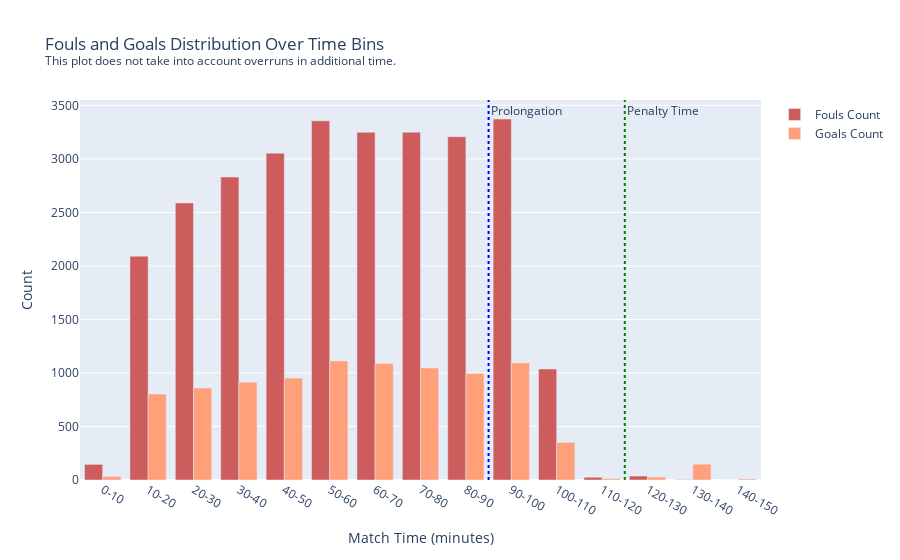

Here is the notebook cell this chart was saved with:
### Code cell
# Collect data from DataFrames
fouls_data = fouls_distribution.collect()
goals_data = goals_distribution.collect()

# Convert to dictionary lists
fouls_dict = {row["time_bin"]: row["fouls_count"] for row in fouls_data}
goals_dict = {row["time_bin"]: row["goals_count"] for row in goals_data}

# Get all unique time bins
time_bins = sorted(set(fouls_dict.keys()).union(set(goals_dict.keys())))

# Prepare data for plotting
fouls_counts = [fouls_dict.get(bin, 0) for bin in time_bins]
goals_counts = [goals_dict.get(bin, 0) for bin in time_bins]

# Create custom x-axis labels for moments of the match
x_labels = [f"{i*10}-{(i+1)*10}" for i in time_bins]


fig = go.Figure()

fig.add_trace(go.Bar(
    x=x_labels,
    y=fouls_counts,
    name='Fouls Count',
    marker_color='indianred'
))

fig.add_trace(go.Bar(
    x=x_labels,
    y=goals_counts,
    name='Goals Count',
    marker_color='lightsalmon'
))

# Add vertical dotted lines for prolongation and penalty time
fig.add_vline(x=len(x_labels) - 6.5, line=dict(color="blue", width=2, dash="dot"), annotation_text="Prolongation", annotation_position="top right")
fig.add_vline(x=len(x_labels) - 3.5, line=dict(color="green", width=2, dash="dot"), annotation_text="Penalty Time", annotation_position="top right")

# Update layout to add some legends
fig.update_layout(
    title='Fouls and Goals Distribution Over Time Bins<br><sup>This plot does not take into account overruns in additional time.</sup>',
    xaxis=dict(title='Match Time (minutes)'),
    yaxis=dict(title='Count'),
    barmode='group' 
)

fig.show()

### Figure 1 — Plotly figure (JSON) as saved in the notebook; plotly's stock layout.template omitted (floating-point values rounded to 4 significant figures)
{"data": [{"marker": {"color": "indianred"}, "name": "Fouls Count", "x": ["0-10", "10-20", "20-30", "30-40", "40-50", "50-60", "60-70", "70-80", "80-90", "90-100", "100-110", "110-120", "120-130", "130-140", "140-150"], "y": [146, 2091, 2588, 2830, 3053, 3355, 3248, 3249, 3206, 3372, 1037, 26, 37, 3, 0], "type": "bar"}, {"marker": {"color": "lightsalmon"}, "name": "Goals Count", "x": ["0-10", "10-20", "20-30", "30-40", "40-50", "50-60", "60-70", "70-80", "80-90", "90-100", "100-110", "110-120", "120-130", "130-140", "140-150"], "y": [32, 803, 860, 912, 952, 1112, 1089, 1047, 995, 1094, 351, 13, 28, 148, 10], "type": "bar"}], "layout": {"shapes": [{"line": {"color": "blue", "dash": "dot", "width": 2}, "type": "line", "x0": 8.5, "x1": 8.5, "xref": "x", "y0": 0, "y1": 1, "yref": "y domain"}, {"line": {"color": "green", "dash": "dot", "width": 2}, "type": "line", "x0": 11.5, "x1": 11.5, "xref": "x", "y0": 0, "y1": 1, "yref": "y domain"}], "annotations": [{"showarrow": false, "text": "Prolongation", "x": 8.5, "xanchor": "left", "xref": "x", "y": 1, "yanchor": "top", "yref": "y domain"}, {"showarrow": false, "text": "Penalty Time", "x": 11.5, "xanchor": "left", "xref": "x", "y": 1, "yanchor": "top", "yref": "y domain"}], "title": {"text": "Fouls and Goals Distribution Over Time Bins<br><sup>This plot does not take into account overruns in additional time.</sup>"}, "xaxis": {"title": {"text": "Match Time (minutes)"}}, "yaxis": {"title": {"text": "Count"}}, "barmode": "group"}}
